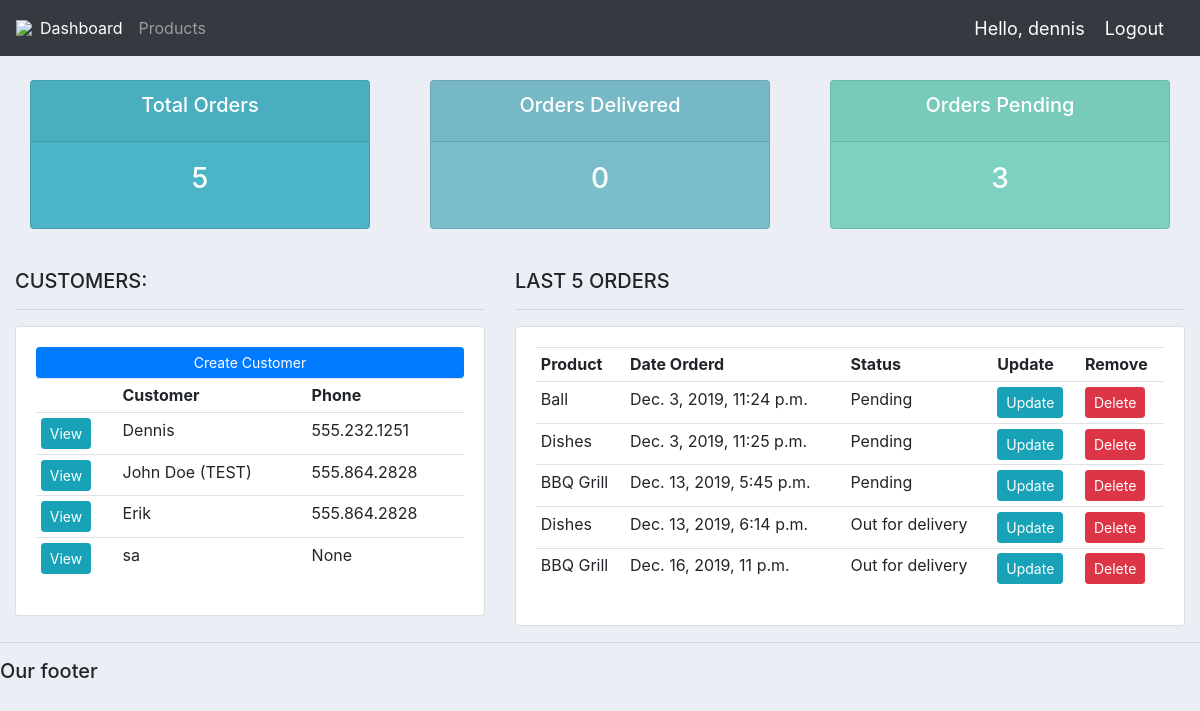
The app's page / (signed in) with its own data.
### accounts/models.py (models this page shows, shortened)
class Customer(models.Model):
	user = models.OneToOneField(User, null=True, blank=True, on_delete=models.CASCADE)
	name = models.CharField(max_length=200, null=True)
	phone = models.CharField(max_length=200, null=True)
	email = models.CharField(max_length=200, null=True)
	profile_pic = models.ImageField(default="profile1.png", null=True, blank=True)
	date_created = models.DateTimeField(auto_now_add=True, null=True)

class Order(models.Model):
	STATUS = (
			('Pending', 'Pending'),
			('Out for delivery', 'Out for delivery'),
			('Delivered', 'Delivered'),
			)
	customer = models.ForeignKey(Customer, null=True, on_delete= models.SET_NULL)
	product = models.ForeignKey(Product, null=True, on_delete= models.SET_NULL)
	date_created = models.DateTimeField(auto_now_add=True, null=True)
	status = models.CharField(max_length=200, null=True, choices=STATUS)
	note = models.CharField(max_length=1000, null=True)

class Product(models.Model):
	CATEGORY = (
			('Indoor', 'Indoor'),
			('Out Door', 'Out Door'),
			)
	name = models.CharField(max_length=200, null=True)
	price = models.FloatField(null=True)
	category = models.CharField(max_length=200, null=True, choices=CATEGORY)
	description = models.CharField(max_length=200, null=True, blank=True)
	date_created = models.DateTimeField(auto_now_add=True, null=True)
	tags = models.ManyToManyField(Tag)
	def __str__(self):
		return self.name

### accounts/views.py (the view)
# urls.py: path('', views.home, name="home"),
@login_required(login_url='login')
def home(request):
	orders = Order.objects.all()
	customers = Customer.objects.all()
	total_customers = customers.count()
	total_orders = orders.count()
	delivered = orders.filter(status='Delivered').count()
	pending = orders.filter(status='Pending').count()
	context = {'orders':orders, 'customers':customers,
	'total_orders':total_orders,'delivered':delivered,
	'pending':pending }
	return render(request, 'accounts/dashboard.html', context)

### accounts/templates/accounts/dashboard.html
{%  extends 'accounts/main.html' %}
{% block content %}
{%  include 'accounts/status.html' %}
<br>
<div class="row">
	<div class="col-md-5">
		<h5>CUSTOMERS:</h5>
		<hr>
		<div class="card card-body">
			<a class="btn btn-primary  btn-sm btn-block" href="">Create Customer</a>
			<table class="table table-sm">
				<tr>
					<th></th>
					<th>Customer</th>
					<th>Phone</th>
				</tr>
				{% for customer in customers %}
					<tr>
						<td><a class="btn btn-sm btn-info" href="{% url 'customer' customer.id %}">View</a></td>
						<td>{{customer.name}}</td>
						<td>{{customer.phone}}</td>
					</tr>
				{% endfor %}
			</table>
		</div>
	</div>
	<div class="col-md-7">
		<h5>LAST 5 ORDERS</h5>
		<hr>
		<div class="card card-body">
			<table class="table table-sm">
				<tr>
					<th>Product</th>
					<th>Date Orderd</th>
					<th>Status</th>
					<th>Update</th>
					<th>Remove</th>
				</tr>
				{% for order in orders %}
					<tr>
						<td>{{order.product}}</td>
						<td>{{order.date_created}}</td>
						<td>{{order.status}}</td>
						<td><a class="btn btn-sm btn-info" href="{% url 'update_order' order.id %}">Update</a></td>
						<td><a class="btn btn-sm btn-danger" href="{% url 'delete_order' order.id %}">Delete</a></td>
					</tr>
				{% endfor %}
			</table>
		</div>
	</div>
</div>
{% endblock %}

### accounts/templates/accounts/main.html (shortened to what this page needs)
{% load static %}
<!DOCTYPE html>
<html>
<head>
	<link rel="stylesheet" href="https://stackpath.bootstrapcdn.com/bootstrap/4.3.1/css/bootstrap.min.css">
	<link rel="stylesheet" type="text/css" href="{% static '/css/main.css' %}">
</head>
<body>
	{%  include 'accounts/navbar.html' %}
	<div class="container-fluid">
	{% block content %}
	{% endblock %}
    </div>
	<hr>
	<h5>Our footer</h5>
</body>
</html>

### accounts/templates/accounts/navbar.html (shortened to what this page needs)
{% load static %}
<nav class="navbar navbar-expand-lg navbar-dark bg-dark">
 <img src="{% static 'images/logo.png' %}">
  <div class="collapse navbar-collapse" id="navbarNav">
    <ul class="navbar-nav">
      {% if request.user.is_staff %}
      <li class="nav-item active">
        <a class="nav-link" href="{% url 'home' %}">Dashboard</a>
      </li>
      <li class="nav-item">
        <a class="nav-link" href="{% url 'products' %}">Products</a>
      </li>
      {% else %}
       <li class="nav-item">
        <a class="nav-link" href="{% url 'account' %}">Settings</a>
      </li>
      {% endif %}
    </ul>
  </div>
  <span class="hello-msg">Hello, {{request.user}}</span>
  <span ><a  class="hello-msg" href="{% url 'logout' %}">Logout</a></span>
</nav>

### accounts/templates/accounts/status.html
<br>
<div class="row">
	<div class="col">
		<div class="col-md">
			<div class="card text-center text-white  mb-3" id="total-orders">
			  	<div class="card-header">
			  		<h5 class="card-title">Total Orders</h5>
			  	</div>
			  	<div class="card-body">
			    	<h3 class="card-title">{{total_orders}}</h3>
			  	</div>
			</div>
		</div>
	</div>
	<div class="col">
		<div class="col-md">
			<div class="card text-center text-white  mb-3" id="orders-delivered">
			  	<div class="card-header">
			  		<h5 class="card-title">Orders Delivered</h5>
			  	</div>
			  	<div class="card-body">
			    	<h3 class="card-title">{{delivered}}</h3>
			  	</div>
			</div>
		</div>
	</div>
	<div class="col">
		<div class="col-md">
			<div class="card text-center text-white  mb-3" id="orders-pending">
			  	<div class="card-header">
			  		<h5 class="card-title">Orders Pending</h5>
			  	</div>
			  	<div class="card-body">
			    	<h3 class="card-title">{{pending}}</h3>
			  	</div>
			</div>
		</div>
	</div>
</div>

### static/css/main.css (style rules this page uses)
body { background-color: #ebeff5; }
#total-orders { background-color: #4cb4c7; }
#orders-delivered { background-color: #7abecc; }
#orders-pending { background-color: #7CD1C0; }

### accounts/templates/accounts/navbar.html (style rules this page uses)
.hello-msg { font-size: 18px; color: #fff; margin-right: 20px; }

### records on screen
Customer: name "Dennis", phone "555.232.1251"
Customer: name "John Doe (TEST)", phone "555.864.2828"
Customer: name "Erik", phone "555.864.2828"
Customer: name "sa", phone "None"
Order: product "Ball", date_created "Dec. 3, 2019, 11:24 p.m.", status "Pending"
Order: product "Dishes", date_created "Dec. 3, 2019, 11:25 p.m.", status "Pending"
Order: product "BBQ Grill", date_created "Dec. 13, 2019, 5:45 p.m.", status "Pending"
Order: product "Dishes", date_created "Dec. 13, 2019, 6:14 p.m.", status "Out for delivery"
Order: product "BBQ Grill", date_created "Dec. 16, 2019, 11 p.m.", status "Out for delivery"

### other values on screen
{{ request.user }} "dennis"
{{ total_orders }} "5"
{{ delivered }} "0"
{{ pending }} "3"
